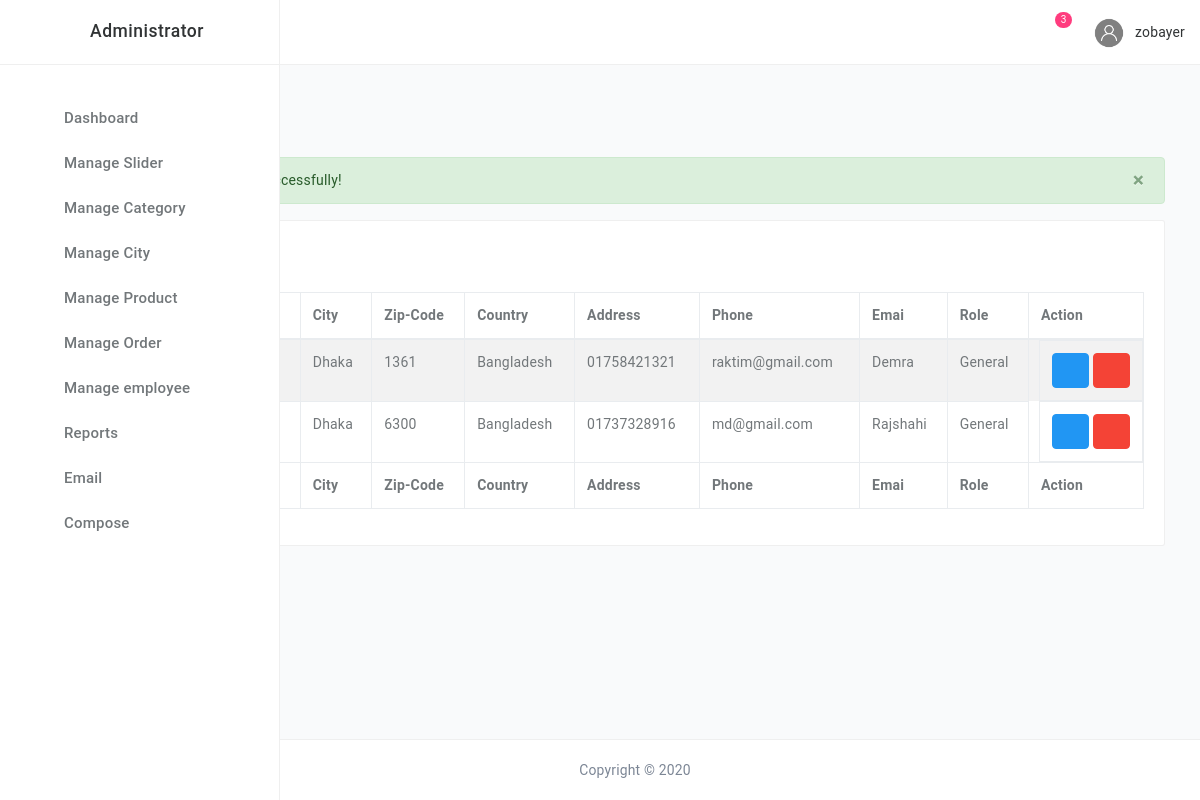
Page /admin/userlist.php?deluid=21&buser=0 (signed in) on the committed database.
### tables this page shows
CREATE TABLE `users` (
  `userId` int(11) NOT NULL,
  `name` varchar(255) DEFAULT NULL,
  `employeeid` varchar(255) DEFAULT NULL,
  `address` varchar(255) DEFAULT NULL,
  `city` varchar(255) DEFAULT NULL,
  `country` varchar(255) DEFAULT NULL,
  `zip` varchar(255) DEFAULT NULL,
  `phone` varchar(255) DEFAULT NULL,
  `email` varchar(255) DEFAULT NULL,
  `password` varchar(32) DEFAULT NULL,
  `typeofuser` varchar(255) DEFAULT 'general',
  `img` varchar(255) DEFAULT NULL,
  `role` int(11) NOT NULL DEFAULT 1,
  `block` varchar(255) NOT NULL DEFAULT '0'
);

### lib/Database.php (called while the page is built, shortened)
<?php
Class Database{
 public $host   = DB_HOST;
 public $user   = DB_USER;
 public $pass   = DB_PASS;
 public $dbname = DB_NAME;
 public $link;
private function connectDB(){
 $this->link = new mysqli($this->host, $this->user, $this->pass,
  $this->dbname);
 }
public function select($query){
  $result = $this->link->query($query) or
   die($this->link->error.__LINE__);
  if($result->num_rows > 0){
    return $result;
  } else {
    return false;
  }
 }
 public function update($query){
 $update_row = $this->link->query($query) or
   die($this->link->error.__LINE__);
 if($update_row){
  return $update_row;
 } else {
  return false;
  }
 }
}
?>

### lib/Session.php (called while the page is built, shortened)
<?php
class Session{
 public static function get($key){
  if (isset($_SESSION[$key])) {
   return $_SESSION[$key];
  } else {
   return false;
  }
 }
}
?>

### admin/userlist.php (the view, shortened to what this page needs)
<?php include 'inc/header.php';?>
<?php include 'inc/sidebar.php';?>
<?php include 'inc/header-nav.php';?>
   <main class="main-content bgc-grey-100">
    <div id="mainContent">
        <div class="container-fluid">
            <h4 class="c-grey-900 mT-10 mB-30">User List</h4>
         	<?php
                if (isset($_GET['deluid'])) {
                	$deluid=$_GET['deluid'];
                	if (isset($_GET['buser'])&&($_GET['buser']==1||$_GET['buser']==0)) {
                	$delemp=$em->deleteEmployee($deluid,$_GET['buser']);
                	}
                  }
               ?>
               <?php if(isset($delemp) &&$delemp!='error') {?>
            <div class="alert alert-success alert-dismissible" data-auto-dismiss="2000" role="alert">
                <button type="button" class="close" data-dismiss="alert" aria-label="Close"><span aria-hidden="true">&times;</span></button>
                <strong style="color: green;">Success!</strong> <?php echo($delemp);?>
            </div>
          <?php }?>
          <div class="row">
                <div class="col-md-12">
                    <div class="bgc-white bd bdrs-3 p-20 mB-20">
                        <h4 class="c-grey-900 mB-20"> Data Table </h4>
                        <table id="table-datatables" class="table table-striped table-bordered" cellspacing="0" width="100%">
                            <thead>
                                <tr>
                                  <th>Serial No.</th>
									<th> Name</th>
									<th>City</th>
									<th>Zip-Code</th>
									<th>Country</th>
									<th>Address</th>
									<th>Phone</th>
									<th>Emai</th>
									<th>Role</th>
						             <th>Action</th>
                                </tr>
                            </thead>
                            <tfoot>
                                <tr>
                                   <th>Serial No.</th>
									<th> Name</th>
									<th>City</th>
									<th>Zip-Code</th>
									<th>Country</th>
									<th>Address</th>
									<th>Phone</th>
									<th>Emai</th>
									<th>Role</th>
						             <th>Action</th>
                                </tr>
                            </tfoot>
                            <tbody>
                                <?php
					       $allusers=$em->UserList();
							if ($allusers) {
								$i=0;
								while ($result=$allusers->fetch_assoc()) {
									$i++;
								 ?>
                                <tr>
                                   <td><?php echo($i) ;?></td>
									<td><?php echo($result['name']) ;?></td>
									<td> <?php echo($result['city']) ;?></td>
									<td> <?php echo($result['zip']) ;?></td>
									<td> <?php echo($result['country']) ;?></td>
									<td> <?php echo($result['phone']) ;?></td>
									<td><?php echo($result['email']) ;?></td>
									<td><?php echo($result['address']) ;?></td>
									<td>
									 General
									</td>
                                    <td class="pull-right">
                                        <a class="btn btn-primary" href="viewuser.php?vuserid=<?php echo($result['userId']) ;?>"><i class="fa fa-eye" aria-hidden="true"></i></a>
                                        <?php
                                        if (Session::get("adminRole")=='0') {
                                         ?>
                                         <?php if ($result['block']==0) {
                                          ?>
                                        <a class="btn btn-danger" title="block user" onclick="return confirm('are you want to block user !')" href="?deluid=<?php echo($result['userId']) ;?>&buser=<?php echo($result['block']) ; ?>"><i class="fa fa-ban" aria-hidden="true"></i></a>
                                    <?php }else{ ?>
                                        <a class="btn btn-danger" title="unblock user" onclick="return confirm('are you want to unblock user !')" href="?deluid=<?php echo($result['userId']) ;?>&buser=<?php echo($result['block']) ; ?>"><i class="fa fa-ban" aria-hidden="true"></i></a>
                                        <?php } ?>
                                    <?php } ?>
                                    </td>
                                </tr>
                                <?php }}else{echo("user not found");} ?>
                            </tbody>
                        </table>
                    </div>
                </div>
            </div>
        </div>
    </div>
</main>
<?php include 'inc/footer.php';?>

### rows in the picture
users: city "Dhaka", zip "1361", country "Bangladesh", phone "01758421321", email "raktim@gmail.com", address "Demra"
users: city "Dhaka", zip "6300", country "Bangladesh", phone "01737328916", email "md@gmail.com", address "Rajshahi"

### other values in the picture
$countMail "3"
Session::get('adminName') "zobayer"
